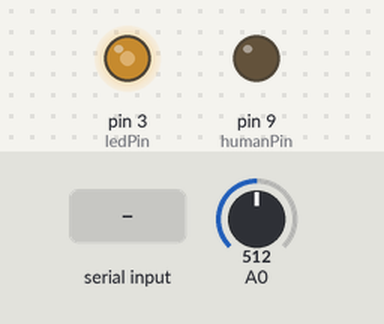
Recording of a sketch running on a simulated Arduino Uno, built with avr-gcc and run on an emulated ATmega328P. Shown: output pins drawn as LEDs (lit = HIGH). Inputs (shaded band) come from the test bench; at power-on: A0 = 512. What the sketch prints to the serial monitor is not drawn.

Above: at 1.2 s.
1.3 s: A0 set to 306
At 2.7 s:
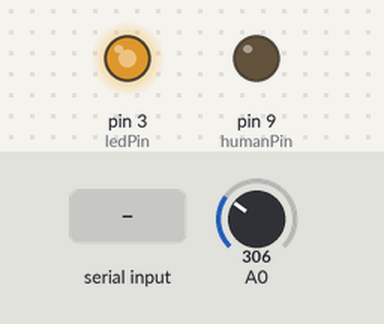
3.5 s: "1" received over Serial
At 3.9 s:
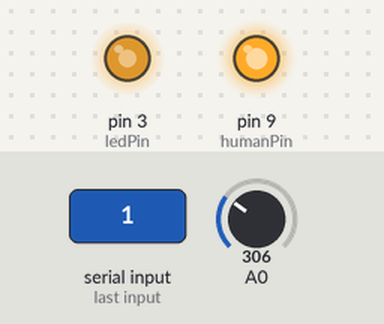
5.5 s: A0 set to 190
At 7.1 s:
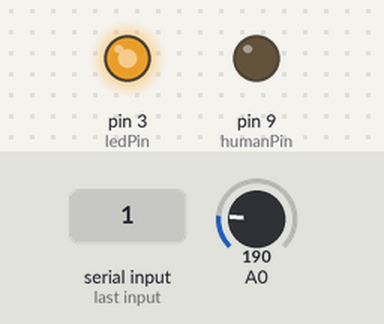
7.5 s: A0 set to 900
At 8.6 s:
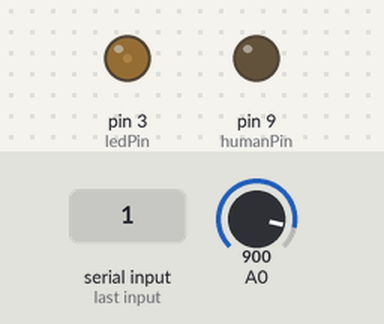
9.5 s: "1" received over Serial
At 9.8 s:
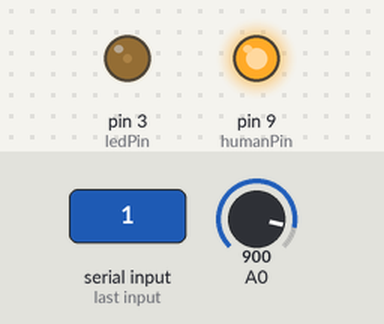
11.5 s: A0 set to 511
At 13.0 s:
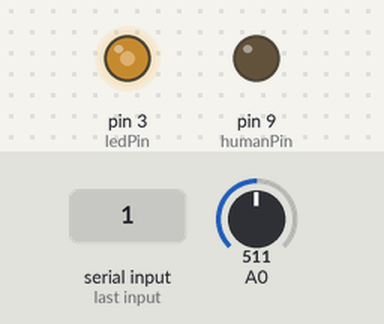
Timing chart, 0 to 14.5 s (numbered marks = the images above; inputs shaded):
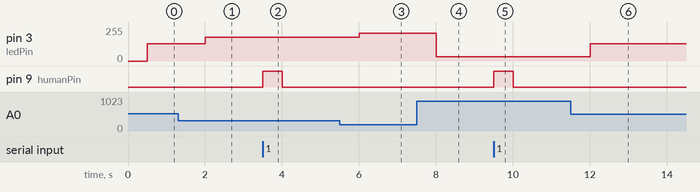

The sketch:

main.ino
```cpp
int ledPin = 3;
int humanPin = 9;
int PWMValue = 0;

void setup() {
  Serial.begin(9600);
  pinMode(humanPin, OUTPUT);
  pinMode(ledPin, OUTPUT);
}

void loop() {
  int photoRegValue = analogRead(A0);
  PWMValue = map(photoRegValue, 0, 1023, 255, 0);
  Serial.print(PWMValue);

  bool humanDetected = false;

  // Read serial only if available
  if (Serial.available() > 0) {
    char human = Serial.read();
    humanDetected = (human == '1');
  }

  if (humanDetected) {
    digitalWrite(humanPin, HIGH);
    delay(500);
    if (photoRegValue < 200) {
      analogWrite(ledPin, 255);  // full ON
    } else {
      analogWrite(ledPin, PWMValue); // dim
    }

  } else {
    digitalWrite(humanPin, LOW);
    delay(500);
    if (photoRegValue > 900) {
      analogWrite(ledPin, 0);  // OFF
    } else {
      analogWrite(ledPin, PWMValue); // dim
    }

  }
}
```

Measured:
- after the input at 1.3 s, pin 3 (ledPin): 128/255 → 179/255 after 0.70 s
- after the input at 3.5 s, pin 9 (humanPin): LOW → HIGH at once, → LOW 0.50 s later
- after the input at 5.5 s, pin 3 (ledPin): 179/255 → 208/255 after 0.50 s
- after the input at 7.5 s, pin 3 (ledPin): 208/255 → 31/255 after 0.51 s
- after the input at 9.5 s, pin 9 (humanPin): LOW → HIGH at once, → LOW 0.50 s later
- after the input at 11.5 s, pin 3 (ledPin): 31/255 → 128/255 after 0.51 s
